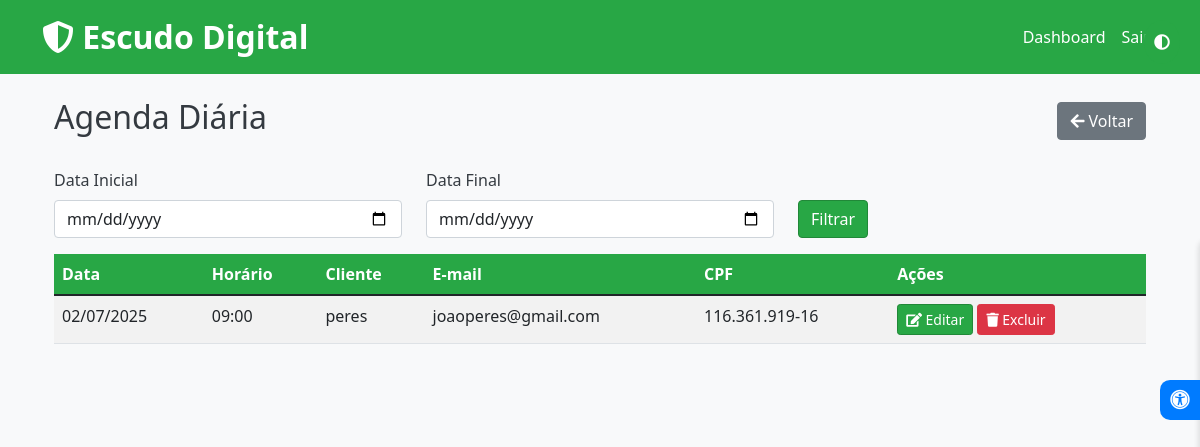
Page /doctor/daily (signed in) on the committed database.
### tables this page shows
CREATE TABLE appointments (
                id INTEGER PRIMARY KEY AUTOINCREMENT,
                client_id INTEGER,
                date TEXT NOT NULL,
                time TEXT NOT NULL,
                status TEXT DEFAULT 'Agendado',
                notes TEXT, doctor_id INTEGER REFERENCES doctor(id),
                FOREIGN KEY (client_id) REFERENCES clients(id)
            );

CREATE TABLE clients (
                id INTEGER PRIMARY KEY AUTOINCREMENT,
                name TEXT NOT NULL,
                email TEXT UNIQUE NOT NULL,
                password TEXT NOT NULL,
                phone TEXT,
                cpf TEXT
            );

### escudo digital/app.py (the view)
@app.route('/doctor/daily', methods=['GET', 'POST'])
def doctor_daily():
    if 'doctor_id' not in session:
        return redirect(url_for('doctor_login'))
    form = DateRangeForm()
    appointments = []
    start_date = None
    end_date = None
    if form.validate_on_submit():
        start_date = form.start_date.data.strftime('%Y-%m-%d')
        end_date = form.end_date.data.strftime('%Y-%m-%d')
        if start_date > end_date:
            flash('A data inicial não pode ser posterior à data final.', 'danger')
            start_date, end_date = None, None
    try:
        with sqlite3.connect('database.db') as conn:
            c = conn.cursor()
            if start_date and end_date:
                c.execute('''
                    SELECT appointments.id, appointments.date, appointments.time,
                           c.name, c.email, c.cpf
                    FROM appointments
                    JOIN clients c ON appointments.client_id = c.id
                    WHERE appointments.date BETWEEN ? AND ?
                    AND appointments.status = 'Agendado'
                    AND appointments.doctor_id = ?
                    ORDER BY appointments.date, appointments.time
                ''', (start_date, end_date, session['doctor_id']))
            else:
                today = datetime.now().strftime('%Y-%m-%d')
                c.execute('''
                    SELECT appointments.id, appointments.date, appointments.time,
                           c.name, c.email, c.cpf
                    FROM appointments
                    JOIN clients c ON appointments.client_id = c.id
                    WHERE appointments.status = 'Agendado'
                    AND appointments.doctor_id = ?
                    AND appointments.date >= ?
                    ORDER BY appointments.date, appointments.time
                ''', (session['doctor_id'], today))
            appointments_raw = c.fetchall()
            appointments = []
            for appt in appointments_raw:
                date_str = appt[1]
                formatted_date = datetime.strptime(date_str, '%Y-%m-%d').strftime('%d/%m/%Y')
                appointments.append((appt[0], formatted_date, appt[2], appt[3], appt[4], appt[5]))
    except sqlite3.Error as e:
        print(f"Erro ao buscar consultas: {e}")
        flash('Erro ao carregar as consultas', 'danger')
        appointments = []
    return render_template('doctor_daily.html', form=form, appointments=appointments, start_date=start_date, end_date=end_date)

### escudo digital/app.py
class DateRangeForm(FlaskForm):
    start_date = DateField('Data Inicial', validators=[DataRequired()])
    end_date = DateField('Data Final', validators=[DataRequired()])
    submit = SubmitField('Filtrar')

### escudo digital/templates/doctor_daily.html (shortened to what this page needs)
{% extends 'base.html' %}
{% block content %}
<div class="container mt-4">
    <div class="d-flex justify-content-between align-items-center mb-4">
        <h2>Agenda Diária</h2>
        <a href="{{ url_for('doctor_dashboard') }}" class="btn btn-secondary">
            <i class="fas fa-arrow-left"></i> Voltar
        </a>
    </div>
    <form method="POST" action="">
        <div class="row">
            <div class="col-md-4 mb-3">
                {{ form.start_date.label(class="form-label") }}
                {{ form.start_date(class="form-control") }}
            </div>
            <div class="col-md-4 mb-3">
                {{ form.end_date.label(class="form-label") }}
                {{ form.end_date(class="form-control") }}
            </div>
            <div class="col-md-4 mb-3 d-flex align-items-end">
                {{ form.submit(class="btn btn-primary") }}
            </div>
        </div>
    </form>
    {% if appointments %}
        <table class="table table-striped">
            <thead>
                <tr>
                    <th>Data</th>
                    <th>Horário</th>
                    <th>Cliente</th>
                    <th>E-mail</th>
                    <th>CPF</th>
                    <th>Ações</th>
                </tr>
            </thead>
            <tbody>
                {% for appointment in appointments %}
                    <tr>
                        <td>{{ appointment[1] }}</td>
                        <td>{{ appointment[2] }}</td>
                        <td>{{ appointment[3] }}</td>
                        <td>{{ appointment[4] }}</td>
                        <td>{{ appointment[5] if appointment[5] else '-' }}</td>
                        <td>
                            <button class="btn btn-sm btn-primary" onclick="openEditModal('{{ appointment[0] }}', '{{ appointment[1] }}', '{{ appointment[2] }}')">
                                <i class="fas fa-edit"></i> Editar
                            </button>
                            <form action="{{ url_for('delete_appointment', appointment_id=appointment[0]) }}" method="POST" style="display: inline;">
                                <button type="submit" class="btn btn-sm btn-danger" onclick="return confirm('Tem certeza que deseja excluir este agendamento?')">
                                    <i class="fas fa-trash"></i> Excluir
                                </button>
                            </form>
                        </td>
                    </tr>
                {% endfor %}
            </tbody>
        </table>
    {% else %}
        <p>Nenhuma consulta agendada encontrada para o intervalo selecionado.</p>
    {% endif %}
</div>
{% endblock %}

### escudo digital/static/style.css (style rules this page uses)
:root { --primary-color: #28a745; --primary-dark: #218838; --primary-light: #34ce57; --white: #ffffff; --light-gray: #f8f9fa; --dark-gray: #343a40; }
body { background-color: var(--light-gray); color: var(--dark-gray); }
.btn-primary { background-color: var(--primary-color); border-color: var(--primary-dark); }
.form-label { color: var(--dark-gray); }
.table { background-color: var(--white); }
.table thead th { background-color: var(--primary-color); color: var(--white); }

### rows in the picture
appointments: date "02/07/2025", time "09:00", name "peres", email "joaoperes@gmail.com", cpf "116.361.919-16"
